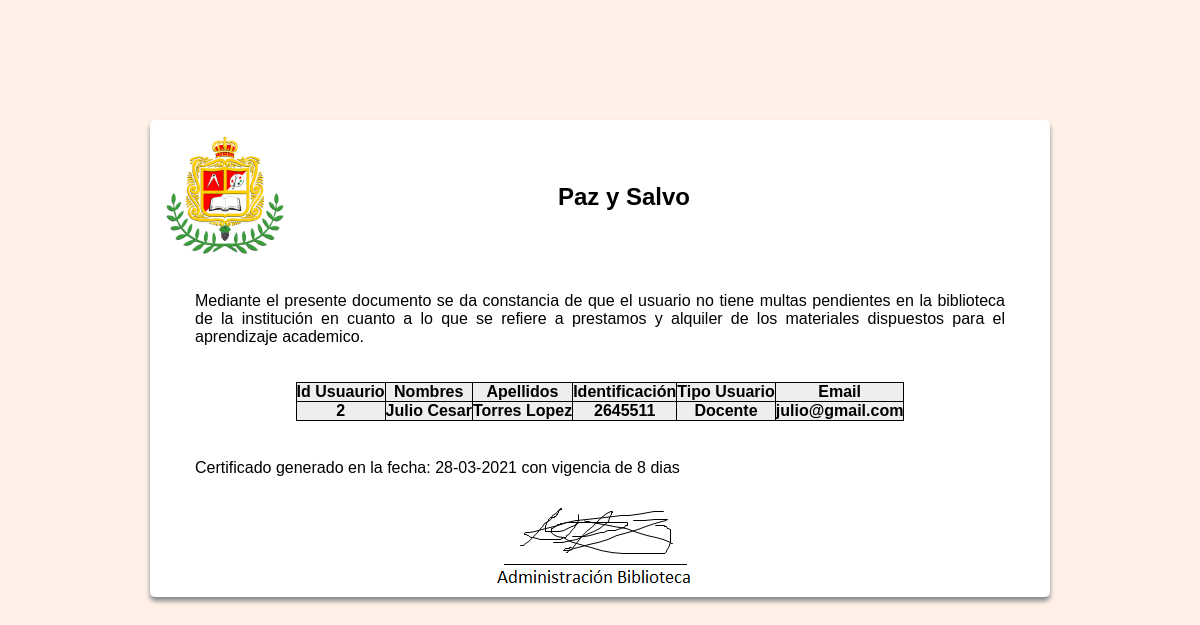
The page /pazysalvoGenerado.php?id=2 on the database its author committed.
### tables this page shows
CREATE TABLE `usuario` (
  `id_usuario` int(11) NOT NULL,
  `nombres` varchar(255) NOT NULL,
  `apellidos` varchar(50) NOT NULL,
  `tipo_usuario` varchar(100) DEFAULT NULL,
  `genero` varchar(50) NOT NULL,
  `edad` int(2) NOT NULL,
  `telefono` varchar(11) NOT NULL,
  `email` varchar(100) NOT NULL,
  `dirección` varchar(100) NOT NULL,
  `tipo_Id` varchar(50) DEFAULT NULL,
  `identificación` bigint(11) NOT NULL,
  `fecha_activacion` date DEFAULT current_timestamp(),
  `estado_usuario` int(1) DEFAULT NULL,
  `paz_y_salvo` varchar(2) NOT NULL DEFAULT 'S'
);

### pazysalvoGenerado.php (the view, shortened to what this page needs)
<?php
require_once('php/Conexion_bd.php');
$id = isset($_GET['id']) ? $_GET['id']: 0;
$consulta = "SELECT id_usuario, nombres, apellidos, identificación, tipo_usuario, email
            FROM usuario
            WHERE paz_y_salvo = 'S' and id_usuario = ? ";
$statement = $pdo->prepare($consulta);
$statement->execute(array($id));
$results = $statement->fetchAll();
?>
<!DOCTYPE html>
<html>
    <head>
        <link rel="stylesheet" href="fonts/style.css">
        <link rel="stylesheet" href="css/hojaEstilos_pazysalvoGenerado.css">
    </head>
    <body>
        <div id="registro">
            <div id="titulo">
                <img src="imagenes/Escudo-Colegio_1.png" class= "tamano_img" >
                <h2> Paz y Salvo</h2>
            </div>
            <p id="p">
                Mediante el presente documento se da constancia de que el usuario no tiene multas pendientes en la biblioteca
                de la institución en cuanto a lo que se refiere a prestamos y alquiler de los materiales dispuestos
                para el aprendizaje academico.
            </p>
            <br>
            <br>
            <table id="table">
                <thead>
                    <th>Id Usuaurio</th>
                    <th>Nombres</th>
                    <th>Apellidos</th>
                    <th>Identificación</th>
                    <th>Tipo Usuario</th>
                    <th>Email</th>
                </thead>
                <tbody>
                    <?php
                        foreach($results as $rs){
                    ?>
                    <th><?php echo $rs['id_usuario']; ?></th>
                    <th><?php echo $rs['nombres']; ?></th>
                    <th><?php echo $rs['apellidos']; ?></th>
                    <th><?php echo $rs['identificación']; ?></th>
                    <th><?php echo $rs['tipo_usuario']; ?></th>
                    <th><?php echo $rs['email']; ?></th>
                    <?php
                        }
                    ?>
                </tbody>
            </table>
            <br>
            <p id="p">
                Certificado generado en la fecha: <?php echo(date('d-m-Y')); ?> con vigencia de 8 dias
            </p>
            <br>
            <img src="imagenes/firma2.jpg" id="firma">
        </div>
    </body>
</html>

### css/hojaEstilos_pazysalvoGenerado.css (style rules this page uses)
* { margin: 0; padding: 0; box-sizing: border-box; font-family: sans-serif; }
body { background: #FFF1E8; }
#registro { background: white; margin: auto; margin-top: 10%; width: 75%; border-radius: 5px; -webkit-box-shadow: 0 10px 5px #888888; -moz-box-shadow: 0 10px 5px #888888; box-shadow: 0 4px 5px #888888; }
#titulo h2 { float: right; text-align: center; margin: auto; margin-right: 40%; margin-top: 7%; }
.tamano_img { height: 150px; width: 150px; padding: 1em; }
#table { margin: auto; margin-bottom: 20px; border-collapse: collapse; border: black 1px solid; }
#table th { border: black 1px solid; }
th { text-align: center; background: #eeeeee; color: #000000; }
#p { text-align: justify; margin-left: 5%; margin-right: 5%; }
#firma { margin-left: 38%; }

### rows shown on the page
usuario: id_usuario "2", nombres "Julio Cesar", apellidos "Torres Lopez", identificación "2645511", tipo_usuario "Docente", email "julio@gmail.com"
